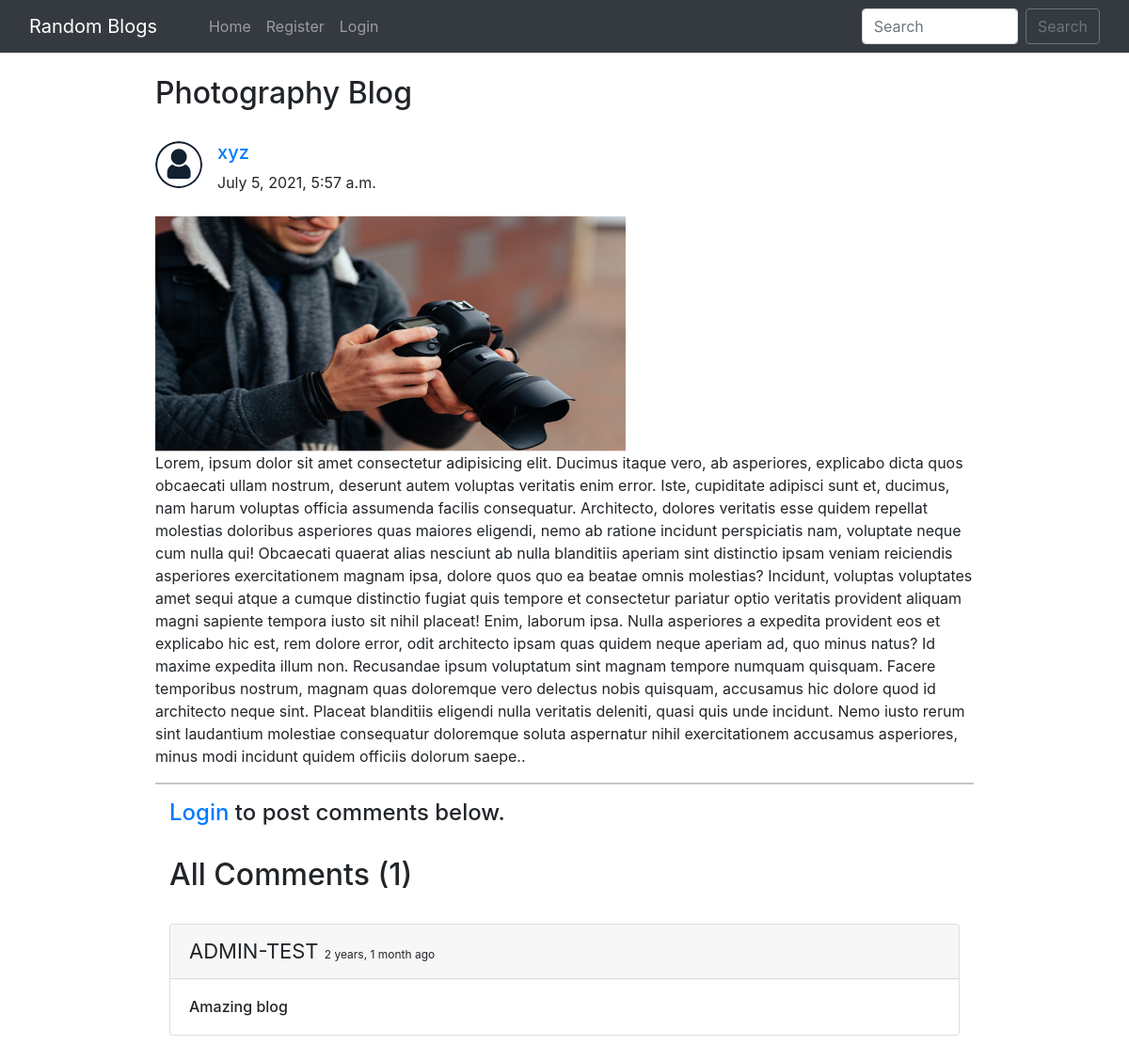
Screenshot of /blog/photography-blog/ with the database file from the repository.
### home/models.py (models this page shows, shortened)
class BlogPost(models.Model):
    id = models.BigAutoField(primary_key=True)
    title=models.CharField(max_length=255)
    author= models.ForeignKey(User, on_delete=models.CASCADE)
    slug=models.CharField(max_length=130)
    content=models.TextField()
    image = models.ImageField(upload_to="profile_pics", blank=True, null=True)
    dateTime=models.DateTimeField(auto_now_add=True)

class Profile(models.Model):
    id = models.BigAutoField(primary_key=True)
    user = models.OneToOneField(User, on_delete=models.CASCADE, blank=True, null=True)
    image = models.ImageField(upload_to="profile_pics", blank=True, null=True)
    bio = models.TextField(blank=True, null=True)
    phone_no = models.IntegerField(blank=True, null=True)
    facebook = models.CharField(max_length=300, blank=True, null=True)
    instagram = models.CharField(max_length=300, blank=True, null=True)
    linkedin = models.CharField(max_length=300, blank=True, null=True)

class Comment(models.Model):
    id = models.BigAutoField(primary_key=True)
    user = models.ForeignKey(User, on_delete=models.CASCADE)
    content = models.TextField()
    blog = models.ForeignKey(BlogPost, on_delete=models.CASCADE)
    parent_comment = models.ForeignKey('self', on_delete=models.CASCADE, null=True, blank=True)
    dateTime=models.DateTimeField(default=now)

### home/views.py (the view)
# urls.py: path("blog/<str:slug>/", views.blogs_comments, name="blogs_comments"),
def blogs_comments(request, slug):
    post = BlogPost.objects.filter(slug=slug).first()
    comments = Comment.objects.filter(blog=post)
    if request.method=="POST":
        user = request.user
        content = request.POST.get('content','')
        blog_id =request.POST.get('blog_id','')
        comment = Comment(user = user, content = content, blog=post)
        comment.save()
    return render(request, "blog_comments.html", {'post':post, 'comments':comments})

### home/templates/blog_comments.html (shortened to what this page needs)
{% extends 'base.html' %}
{% block body %}
{% load humanize %}
<div class="container w-75 my-4">
      <h2 class="blog-post-title">{{post.title}}</h2>
      <br>
      <div class="media">
            {% if post.author.profile.image %}
            <img class="mr-3 rounded-circle" src="{{post.author.profile.image.url}}" width="50px" height="50px"
                  alt="image">
            {% endif %}
            <div class="media-body">
                  <h5 class="mt-0"><a href="/user_profile/{{post.author.id}}/">{{post.author}}
                        </a></h5>
                  {{post.dateTime}}
            </div>
      </div>
      <br>
      <img src="/media/{{post.image}}" alt="" height="250px" width="500px">
      <br>
      <p>{{post.content}}.</p>
      <hr>
      {% if user.is_authenticated %}
      <div class="container">
            <h2>Add Comments Here</h2>
            <form action="/blog/{{post.slug}}/" method="POST"> {% csrf_token %}
                  <div class="form-floating">
                        <textarea class="form-control" placeholder="Leave a comment here" id="floatingTextarea2"
                              style="height: 100px" id="content" name="content"></textarea>
                        <label for="floatingTextarea2">Leave a comment here.</label>
                        <br>
                        <button type="submit" class="btn btn-primary">Comment</button>
                  </div>
            </form>
            {% else %}
            <div class="container">
                  <h4><a href="/login/">Login</a> to post comments below.</h4>
                  {% endif %}
                  <br>
                  <h2>All Comments ({{comments.count}})</h2>
                  <br>
                  {% for comment in comments %}
                  <div class="card">
                        <div class="card-header">
                              <span style="font-size: 22px;">{{comment.user}} </span> <span
                                    style="font-size: 12px;">{{comment.dateTime | naturaltime}}</span>
                        </div>
                        <div class="card-body">
                              <h6 class="card-text">{{comment.content}}</h6>
                        </div>
                  </div>
                  <br>
                  {% endfor %}
            </div>
      </div>
      {% endblock %}

### rows the page displays
BlogPost: title "Photography Blog", author.profile.image (picture), author "xyz", dateTime "July 5, 2021, 5:57 a.m.", image (picture), content "Lorem, ipsum dolor sit amet consectetur adipisicing elit. Ducimus itaque vero, ab asperiores, explicabo dicta quos obcaecati ullam nostrum, deserunt autem voluptas veritatis enim error. Iste, cupiditate adipisci sunt et, ducimus, nam harum voluptas officia assumenda facilis consequatur. Architecto, dolores veritatis esse quidem repellat molestias doloribus asperiores quas maiores eligendi, nemo ab ratione incidunt perspiciatis nam, voluptate neque cum nulla qui! Obcaecati quaerat alias nesciunt ab nulla blanditiis aperiam sint distinctio ipsam veniam reiciendis asperiores exercitationem magnam ipsa, dolore quos quo ea beatae omnis molestias? Incidunt, voluptas voluptates amet sequi atque a…"
Comment: user "ADMIN-TEST", dateTime "2 years, 1 month ago", content "Amazing blog"

### other values shown
{{ comments.count }} "1"
